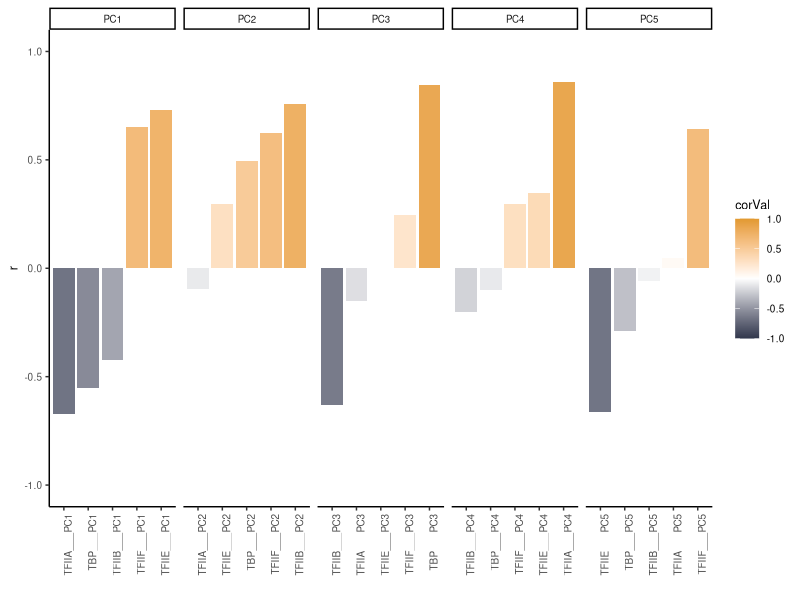

This chart was generated by the following R code: (Note: this script raises an error after producing the figure.)
rm(list = ls())

library(tidyverse)
library(tidytext)
library(svglite)

set.seed(42)

# load imputed values
imp = as.matrix(read.csv("data/imputed_missing_values/imputed_residence_times.csv") %>% 
                  column_to_rownames(var = "X"))

# upload table replace <1 min with a random number between 0-1
resTimes = read.csv("data/residence_times_all.csv") %>% 
  pivot_longer(cols = TBP:TFIIF, names_to = "factorName", values_to = "resTime", values_drop_na = TRUE) %>% 
  distinct()

plotResTime = resTimes %>% 
  mutate(randNum = runif(nrow(resTimes), min=0, max=1)) %>% 
  mutate(resTimesNum = ifelse(resTime == "<1", randNum, as.numeric(resTime))) 

# PCA of genes
genePCA = function(inputData, scaled = TRUE){
  if (scaled == TRUE){
    pca = prcomp(inputData, scale. = TRUE)
  } else {
    pca = prcomp(inputData, scale. = FALSE)
  }
  
  variance = round((pca$sdev^2 / sum(pca$sdev^2))*100, digits = 2)
  PCA_out = as.data.frame(pca$x) %>% 
    rownames_to_column(var = "gene")
  
  output = list(PCA_out = PCA_out, variance = variance)
  
  return(output)
}

# a) PCA ofimputed observations
output = genePCA(inputData = imp, scaled = TRUE)
output$variance


corData = output$PCA_out %>% 
  left_join(plotResTime) %>% 
  dplyr::select(-c(peakName, resTime, randNum)) %>% 
  pivot_longer(cols = PC1:PC5, names_to = "PC", values_to = "PC_value") %>% 
  group_by(PC, factorName) %>% 
  summarise(corVal = cor(PC_value, resTimesNum)) %>% 
  drop_na()

p = ggplot(corData, aes(x = reorder_within(factorName, corVal, PC), y = corVal, fill = corVal))
p + geom_bar(stat = "identity") +
  facet_wrap(~PC, scales = "free_x", nrow = 1) +
  theme_classic() +
  theme(panel.background = element_rect(fill = "transparent"), # bg of the panel
        plot.background = element_rect(fill = "transparent", color = NA),
        text = element_text(size=9), 
        axis.text.x = element_text(angle = 90, hjust = 1),
        strip.text.x = element_text(size = 7)) + 
  #guides(fill="none", color = "none") +
  ylab("r") +
  xlab("")  +
  #scale_fill_gradient2(low = "#32384D", high = "#E29930", mid = "white", midpoint = 0) +
  scale_fill_gradientn(colors = c("#32384D", "white","#E29930"), 
                       limits= c(-1,1)) +
  ylim(-1, 1)
ggsave("figures/panels/fig3/cor_PC_genes_with_resTime.pdf", width = 15, height = 5, units = "cm")
